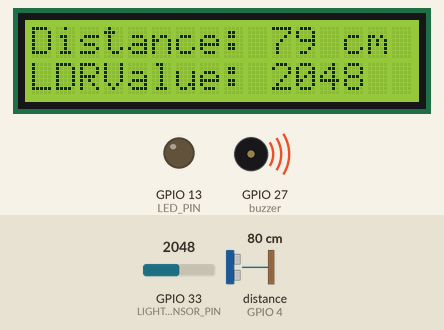
Simulated run of this sketch. Board: ESP32. Parts: 16×2 character LCD, output pins drawn as LEDs (lit = HIGH), buzzer (waves = sounding, pin HIGH). Wiring (inferred from the names in the program): ultrasonic range finder: trigger GPIO 19; echo GPIO 4. The inputs (shaded band) are chosen by the test bench; at power-on: GPIO 33 (LIGHT_SENSOR_PIN) = 2048, distance to the obstacle (sensor on GPIO 4) 80 cm. The echo pulse lasts 58.3 µs per cm; pins used as bus, display or sensor lines are not drawn; what the sketch prints to the serial monitor is not drawn.

Above: at 6.2 s.
6.3 s: GPIO 33 (LIGHT_SENSOR_PIN) set to 645
At 7.5 s:
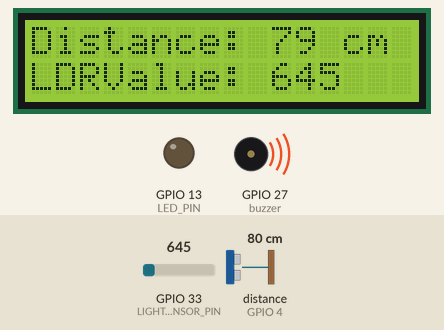
7.8 s: GPIO 33 (LIGHT_SENSOR_PIN) set to 544
At 9.0 s:
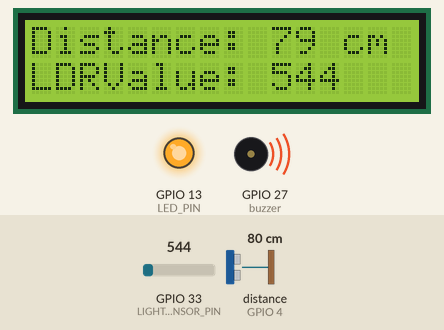
9.3 s: distance to the obstacle (sensor on GPIO 4) set to 2 cm
At 10.5 s:
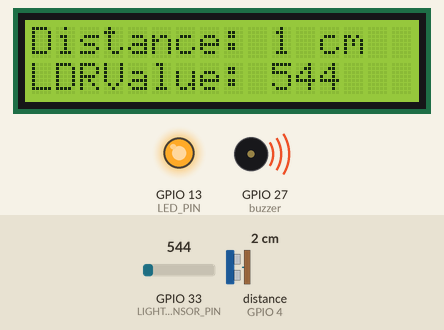
10.8 s: GPIO 33 (LIGHT_SENSOR_PIN) set to 106
At 11.8 s:
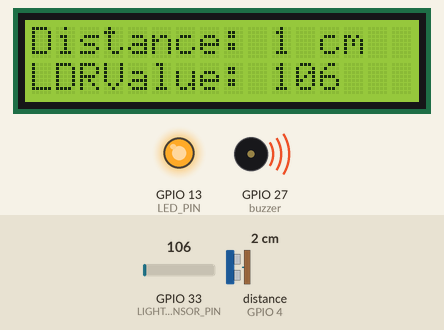
12.3 s: GPIO 33 (LIGHT_SENSOR_PIN) set to 93
At 12.9 s:
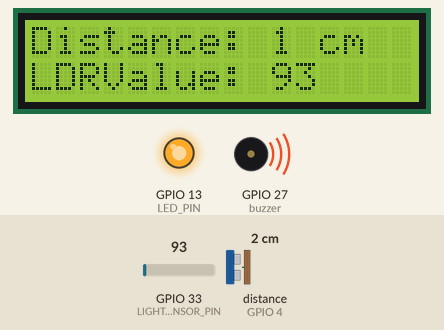
13.8 s: distance to the obstacle (sensor on GPIO 4) set to 196 cm
At 15.0 s:
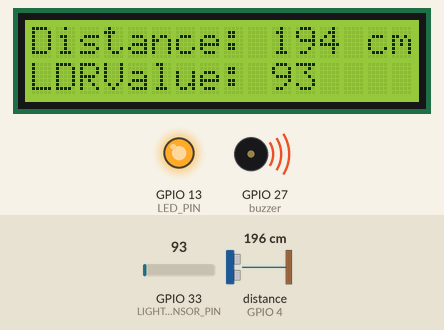
15.3 s: distance to the obstacle (sensor on GPIO 4) set to 206 cm
Timing chart, 0 to 17.8 s (numbered marks = the images above; inputs shaded):
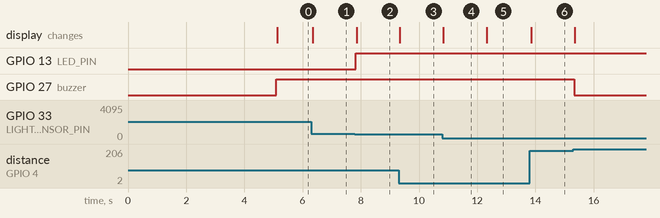

The sketch:

sketch.ino
```cpp
#include <LiquidCrystal_I2C.h>


#define LIGHT_SENSOR_PIN  33
#define LED_PIN           13
#define buzzer           27
#define echoPin 4
#define trigPin 19
long duration;
int distance;

LiquidCrystal_I2C LCD = LiquidCrystal_I2C(0x27, 16, 2);

void setup() {
  Serial.begin(115200);
  pinMode(LED_PIN, OUTPUT);
  pinMode(trigPin, OUTPUT);
  pinMode(echoPin, INPUT);
   pinMode(buzzer, OUTPUT);

  LCD.init();
  LCD.backlight();
  LCD.setCursor(1, 0);
  LCD.print("IOT SMART HOME");
  LCD.setCursor(3, 1);
  LCD.print("by akma");
  delay(5000);
  LCD.clear();

}

void loop() {
  digitalWrite(trigPin, LOW);
  delayMicroseconds(2);
  digitalWrite(trigPin, HIGH);
  delayMicroseconds(10);
  digitalWrite(trigPin, LOW);
  duration = pulseIn(echoPin, HIGH);
  distance = duration * 0.034 / 2;

  int LDRValue = analogRead(LIGHT_SENSOR_PIN);

  if (LDRValue < 600)
    digitalWrite(LED_PIN, HIGH);
  else
    digitalWrite(LED_PIN, LOW);

   if (distance< 200)
    digitalWrite(buzzer, HIGH);
  else
    digitalWrite(buzzer, LOW);


   LCD.setCursor(0,0);
   LCD.print("Distance: ");
   LCD.print(distance);
   LCD.println(" cm");
   LCD.setCursor(0,1);
   LCD.print("LDRValue: ");
   LCD.println(LDRValue);


   Serial.print("Distance: ");
   Serial.print(distance);
   Serial.println(" cm");

   Serial.print("LDRValue: ");
   Serial.println(LDRValue);

}
```

Measured:
- the behaviour switches between 600 and 599 on GPIO 33 (LIGHT_SENSOR_PIN) (found by bisection; images 1 and 2)
- the behaviour switches between 100 and 99 on GPIO 33 (LIGHT_SENSOR_PIN) (found by bisection; images 4 and 5)
- after the input at 6.3 s, the display: changes at once (image 1)
- after the input at 7.8 s, GPIO 13 (LED_PIN): LOW → HIGH at once; the display: changes after 0.06 s (image 2)
- after the input at 9.3 s, the display: changes at once (image 3)
- after the input at 10.8 s, the display: changes at once (image 4)
- after the input at 12.3 s, the display: changes at once (image 5)
- after the input at 13.8 s, the display: changes after 0.06 s (image 6)
- after the input at 15.3 s, GPIO 27 (buzzer): HIGH → LOW at once
